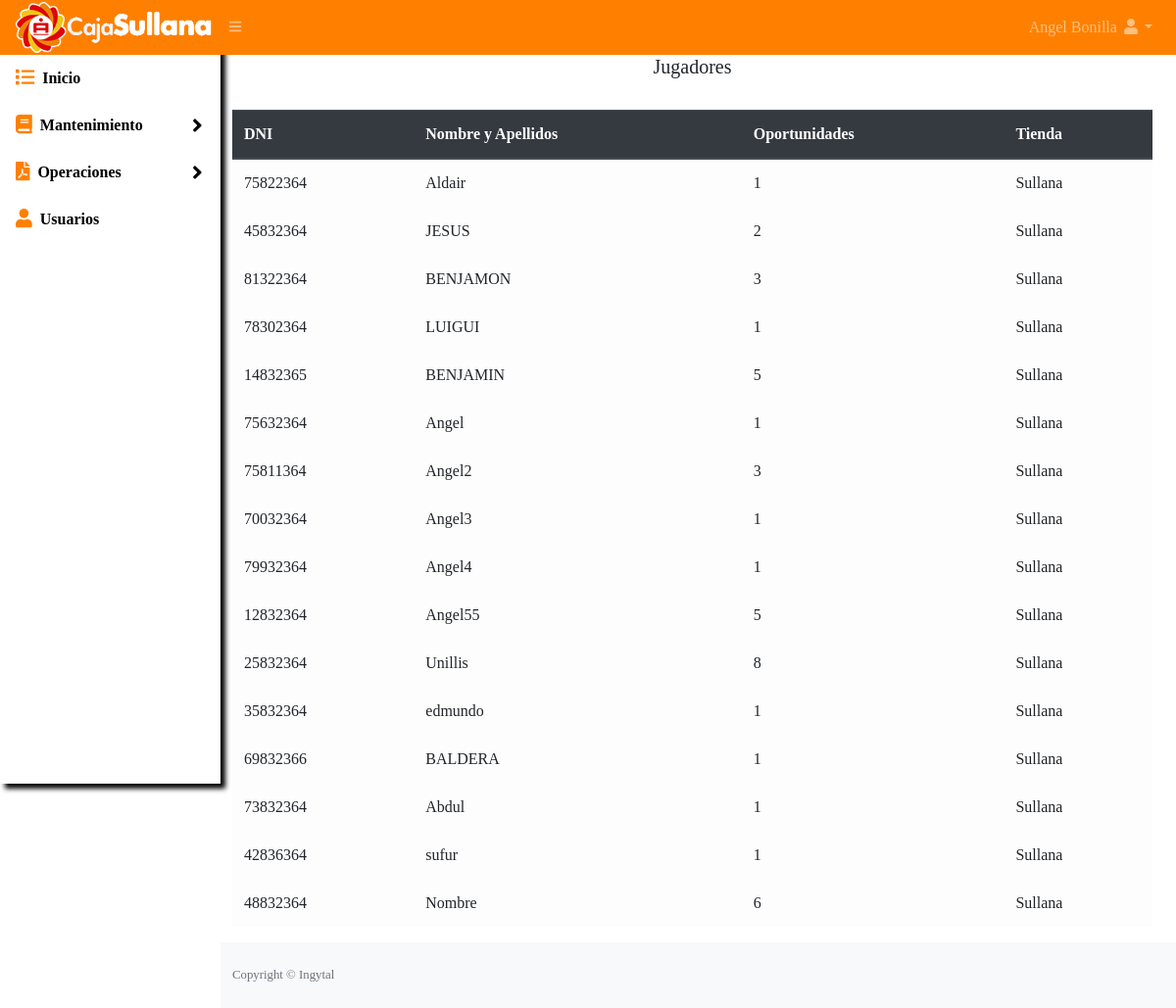
The app's page /excel/listar (signed in), older data.
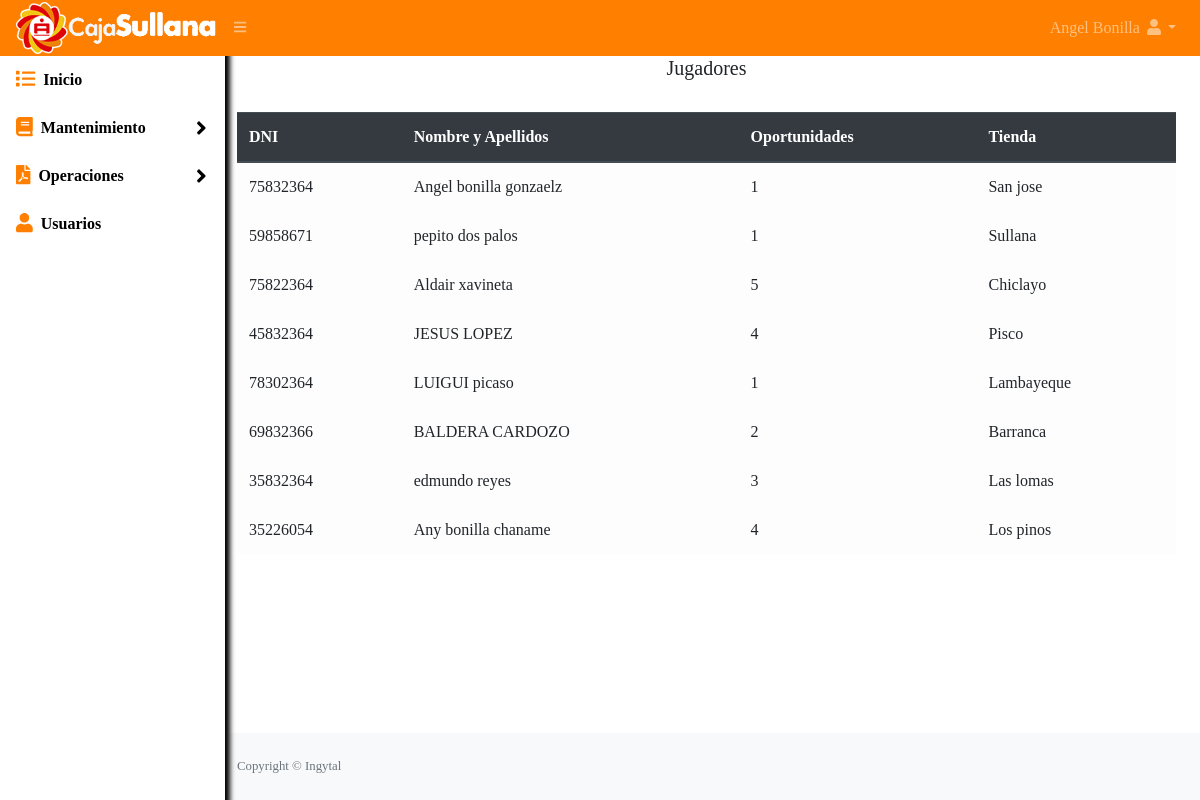
The same page, newer data.
### tables this page shows
CREATE TABLE `jugador` (
  `id` int(11) NOT NULL,
  `nombre` varchar(50) DEFAULT NULL,
  `dni` varchar(50) DEFAULT NULL,
  `oportunidades` int(11) DEFAULT NULL,
  `sucursal` varchar(50) DEFAULT NULL,
  `idsorteo` int(11) DEFAULT NULL
);

### index.php (called while the page is built, shortened)
<?php
require_once("Helpers/Helpers.php");
$url = isset($_GET['url']) ? $_GET['url'] : "Home/home";
$arrUrl = explode("/", $url);
$controller = $arrUrl[0];
$methop = $arrUrl[0];
if (isset($arrUrl[1])) {
    if ($arrUrl[1] != "") {
        $methop = $arrUrl[1];
    }
}
require_once("Libraries/Core/Load.php");
?>

### Libraries/Core/Controllers.php (called while the page is built, shortened)
<?php
class Controllers{
    public function loadModel()
    {
        $model = get_class($this)."Model";
        $routClass = "Models/".$model.".php";
    }
}
?>

### Libraries/Core/Conexion.php (called while the page is built)
<?php
class Conexion{
    private $conect;
    public function __construct()
    {
      $conexion = "mysql:host=".HOST.";dbname=".BD.";.CHARSET.";
      try {
          $this->conect = new PDO($conexion, DB_USER, PASS);
          $this->conect->setAttribute(PDO::ATTR_ERRMODE, PDO::ERRMODE_EXCEPTION,);
      } catch (PDOException $e) {
          $this->conect = "Error en la conexion";
          echo "Error: " . $e->getMessage();
      }
    }
    public function conect()
    {
        return $this->conect;
    }
}
?>

### Libraries/Core/Mysql.php (called while the page is built, shortened)
<?php
class Mysql extends Conexion{
    private $conexion;
    function __construct()
    {
        $this->conexion = new Conexion();
        $this->conexion = $this->conexion->conect();
    }
    public function select_all(string $query){
        $this->strquery = $query;
        $result = $this->conexion->prepare($this->strquery);
        $result->execute();
        $data = $result->fetchall(PDO::FETCH_ASSOC);
        return $data;
    }
}
?>

### Helpers/Helpers.php (called while the page is built)
<?php
function base_url()
{
    return BASE_URL;
}
function encabezado($data="")
{
    $VistaH = "Views/Template/header.php";
    require_once($VistaH);
}
function pie($data="")
{
    $VistaP = "Views/Template/footer.php";
    require_once($VistaP);
}
?>

### Libraries/Core/Views.php (called while the page is built)
<?php
class Views{
    function getView($controller, $view, $data="", $alert="", $config = "", $cliente = "")
    {
        $controller = get_class($controller);
        if ($controller == "Home") {
            $view = "Views/".$view.".php";
        }else{
            $view = "Views/" . $controller . "/" . $view . ".php";
        }
        require_once($view);
    }
}
?>

### Controller/Excel.php (called while the page is built, shortened)
<?php
class Excel extends Controllers
{
  public function listar()
  {
    $data = $this->model->selectExcel();
    $this->views->getView($this, "listar", $data);
  }
}

### Models/ExcelModel.php (called while the page is built, shortened)
<?php
class ExcelModel extends Mysql{
    public function selectExcel()
    {
        $sql = "SELECT * FROM jugador";
        $res = $this->select_all($sql);
        return $res;
    }
}

### Views/excel/listar.php (the view, shortened to what this page needs)
<?php encabezado() ?>
<div id="layoutSidenav_content">
  <main>
    <div class="container-fluid">
      <h5 class="text-center">Jugadores</h5>
      <div class="row">
        <div class="col-lg-12">
          <div class="table-responsive">
            <table class="table table-light mt-4" id="table">
              <thead class="thead-dark">
                <tr>
                  <th>DNI</th>
                  <th>Nombre y Apellidos</th>
                  <th>Oportunidades</th>
                  <th>Tienda</th>
                </tr>
              </thead>
              <tbody>
                <?php foreach ($data as $autor) {
                ?>
                  <tr>
                    <td><?php echo $autor['dni']; ?></td>
                    <td><?php echo $autor['nombre']; ?></td>
                    <td><?php echo $autor['oportunidades']; ?></td>
                    <td><?php echo $autor['sucursal']; ?></td>
                  </tr>
                <?php } ?>
              </tbody>
            </table>
          </div>
        </div>
      </div>
    </div>
  </main>
  <?php pie() ?>

### Libraries/Core/Load.php (shortened to what this page needs)
<?php
$controllerFile = "Controller/" . $controller . ".php";
if (file_exists($controllerFile)) {
    $controller = new $controller();
    if (method_exists($controller, $methop)) {
        $controller->{$methop}($params);
    } else {
        require_once("Controller/Error.php");
    }
} else {
    require_once("Controller/Error.php");
}
?>

### Views/template/header.php (shortened to what this page needs)
<!DOCTYPE html>
<html lang="en">
<head>
    <link rel="stylesheet" href="<?php echo base_url(); ?>Assets/css/styles.css" id="theme-stylesheet">
    <link rel="stylesheet" href="<?php echo base_url(); ?>Assets/css/select2.min.css">
    <link rel="stylesheet" href="<?php echo base_url(); ?>Assets/css/dataTables.bootstrap4.min.css">
</head>
<body class="sb-nav-fixed">
    <nav class="sb-topnav navbar navbar-expand navbar-dark bg-primary">
        <a class="navbar-brand" href="<?php echo base_url(); ?>excel/listar">
            <img src="<?php echo base_url(); ?>Assets/img/logo-oculto.png" width="200" id="img_nav">
        </a>
        <button class="btn btn-link btn-sm order-1 order-lg-0" id="sidebarToggle" href="#"><i class="fas fa-bars"></i></button>
        <ul class="navbar-nav ml-auto">
            <li class="nav-item dropdown">
                <a class="nav-link dropdown-toggle text-capitalize" id="userDropdown" href="#" role="button" data-toggle="dropdown" aria-haspopup="true" aria-expanded="false"><?php echo $_SESSION['nombre']; ?> <i class="fas fa-user fa-fw"></i></a>
            </li>
        </ul>
    </nav>
    <div id="layoutSidenav">
        <div id="layoutSidenav_nav">
            <nav class="sb-sidenav accordion sb-sidenav-dark" id="sidenavAccordion">
                <div class="sb-sidenav-menu">
                    <div class="nav">
                        <a class="nav-link active" href="<?php echo base_url(); ?>excel/listar">
                            <div class="sb-nav-link-icon"><i class="fas fa-list fa-lg"></i>
                            </div>
                            Inicio
                        </a>
                        <a class="nav-link collapsed active" href="<?php echo base_url(); ?>/sorteo" data-toggle="collapse" data-target="#collapseEst" aria-expanded="false" aria-controls="collapseLayouts">
                            <div class="sb-nav-link-icon"><i class="fas fa-book fa-lg"></i></div>
                            Mantenimiento
                            <div class="sb-sidenav-collapse-arrow"><i class="fas fa-angle-down fa-lg"></i></div>
                        </a>
                        <a class="nav-link collapsed active" href="<?php echo base_url(); ?>/sorteo" data-toggle="collapse" data-target="#collapseEst2" aria-expanded="false" aria-controls="collapseLayouts">
                            <div class="sb-nav-link-icon"><i class="fas fa-file-pdf fa-lg"></i></div>
                            Operaciones
                            <div class="sb-sidenav-collapse-arrow"><i class="fas fa-angle-down fa-lg"></i></div>
                        </a>
                        <?php if ($_SESSION['rol'] == 1) { ?>
                            <a class="nav-link active" href="<?php echo base_url(); ?>usuarios/listar">
                                <div class="sb-nav-link-icon"><i class="fas fa-user fa-lg"></i>
                                </div>
                                Usuarios
                            </a>
                        <?php } ?>
                    </div>
                </div>
            </nav>
        </div>

### Views/template/footer.php (shortened to what this page needs)
<footer class="py-4 bg-light mt-auto" style="text-align: center;">
    <div class="container-fluid">
        <div class="d-flex align-items-center justify-content-between small">
            <div class="text-muted">Copyright &copy; Ingytal</div>
        </div>
    </div>
</footer>
</div>
</body>
</html>

Row changes from the older to the newer data that the page shows:
removed jugador: dni "75822364", nombre "Aldair", oportunidades "1", sucursal "Sullana"
removed jugador: dni "45832364", nombre "JESUS", oportunidades "2", sucursal "Sullana"
removed jugador: dni "81322364", nombre "BENJAMON", oportunidades "3", sucursal "Sullana"
removed jugador: dni "78302364", nombre "LUIGUI", oportunidades "1", sucursal "Sullana"
removed jugador: dni "14832365", nombre "BENJAMIN", oportunidades "5", sucursal "Sullana"
removed jugador: dni "75632364", nombre "Angel", oportunidades "1", sucursal "Sullana"
removed jugador: dni "75811364", nombre "Angel2", oportunidades "3", sucursal "Sullana"
removed jugador: dni "70032364", nombre "Angel3", oportunidades "1", sucursal "Sullana"
removed jugador: dni "79932364", nombre "Angel4", oportunidades "1", sucursal "Sullana"
removed jugador: dni "12832364", nombre "Angel55", oportunidades "5", sucursal "Sullana"
removed jugador: dni "25832364", nombre "Unillis", oportunidades "8", sucursal "Sullana"
removed jugador: dni "35832364", nombre "edmundo", oportunidades "1", sucursal "Sullana"
removed jugador: dni "69832366", nombre "BALDERA", oportunidades "1", sucursal "Sullana"
removed jugador: dni "73832364", nombre "Abdul", oportunidades "1", sucursal "Sullana"
removed jugador: dni "42836364", nombre "sufur", oportunidades "1", sucursal "Sullana"
removed jugador: dni "48832364", nombre "Nombre", oportunidades "6", sucursal "Sullana"
added jugador: dni "75832364", nombre "Angel bonilla gonzaelz", oportunidades "1", sucursal "San jose"
added jugador: dni "59858671", nombre "pepito dos palos", oportunidades "1", sucursal "Sullana"
added jugador: dni "75822364", nombre "Aldair xavineta", oportunidades "5", sucursal "Chiclayo"
added jugador: dni "45832364", nombre "JESUS LOPEZ", oportunidades "4", sucursal "Pisco"
added jugador: dni "78302364", nombre "LUIGUI picaso", oportunidades "1", sucursal "Lambayeque"
added jugador: dni "69832366", nombre "BALDERA CARDOZO", oportunidades "2", sucursal "Barranca"
added jugador: dni "35832364", nombre "edmundo reyes", oportunidades "3", sucursal "Las lomas"
added jugador: dni "35226054", nombre "Any bonilla chaname", oportunidades "4", sucursal "Los pinos"
